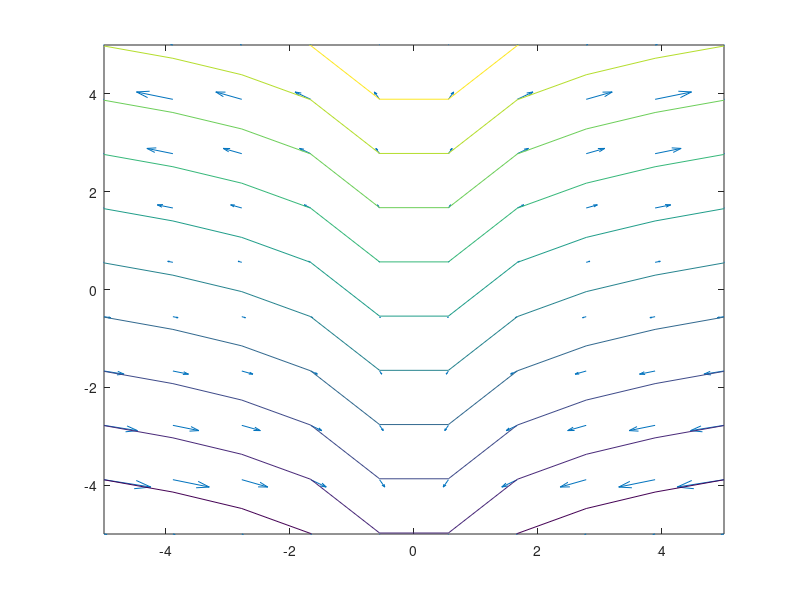

MATLAB code to generate this figure:
x = linspace(-5, 5, 10);
y = linspace(-5, 5, 10);

[x, y] = meshgrid(x,y);

u = x.*y;
v = y;

plt = figure;

quiver(x, y, u, v, 0.7);
hold on;

c = y - log(abs(x));

contour(x, y, c);

saveas(plt, 'Problem2b.png');

pause();
